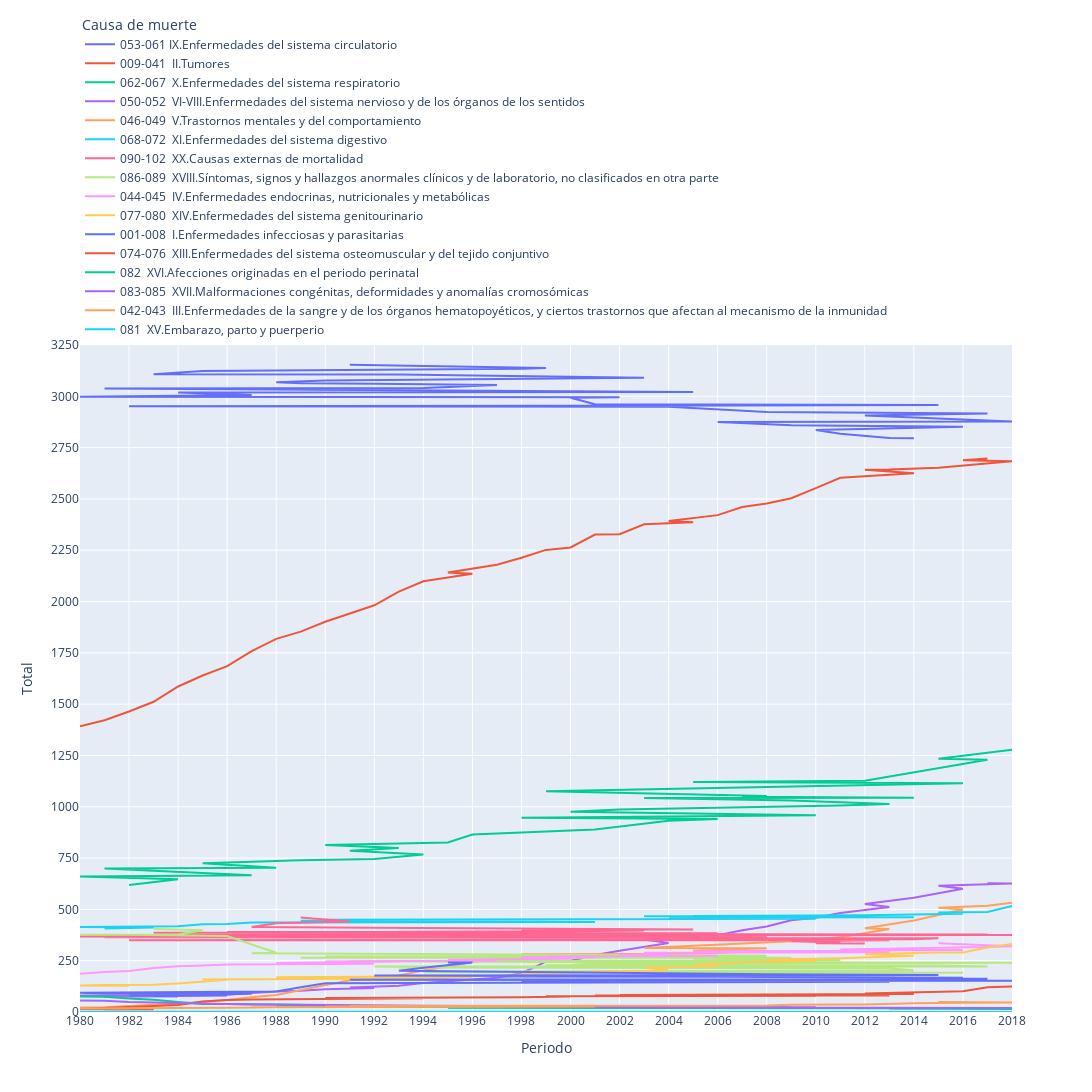

The notebook cell saved with this chart:
### Code cell
## 3.MAYOR CAUSA DE MUERTE HISTÓRICA & 4.CAUSA MENOS PREOUCPANTE pltly gráfico lineal

fig = px.line(mean_df, x = 'Periodo', y = 'Total', color="Causa de muerte", width=1200, height=1200)
fig.update_layout(
    legend=dict(
        yanchor="top",
        y=1.5,
        xanchor="left",
        x=0))
fig.update_xaxes(range=[mean_df['Periodo'].min(), mean_df['Periodo'].max()], dtick=2)
fig.update_yaxes(range=[0, 3250], dtick=250)

### Figure 1 — Plotly figure (JSON) as saved in the notebook; plotly's stock layout.template omitted (floating-point values rounded to 4 significant figures)
{"data": [{"hovertemplate": "Causa de muerte=053-061 IX.Enfermedades del sistema circulatorio<br>Periodo=%{x}<br>Total=%{y}<extra></extra>", "legendgroup": "053-061 IX.Enfermedades del sistema circulatorio", "line": {"color": "#636efa", "dash": "solid"}, "marker": {"symbol": "circle"}, "mode": "lines", "name": "053-061 IX.Enfermedades del sistema circulatorio", "orientation": "v", "showlegend": true, "type": "scatter", "x": [1991, 1999, 1998, 1985, 1983, 1993, 2003, 1996, 1990, 1988, 1989, 1992, 1995, 1997, 1994, 1986, 1981, 2005, 1984, 1987, 1980, 2002, 2000, 2001, 2015, 2007, 1982, 2004, 2008, 2017, 2012, 2018, 2006, 2009, 2016, 2010, 2011, 2013, 2014], "xaxis": "x", "y": [3153.0, 3137.0, 3134, 3124.0, 3108.0, 3107.0, 3090.0, 3085.0, 3077.0, 3068.0, 3064.0, 3061.0, 3058.0, 3056.0, 3040.0, 3038.0, 3038.0, 3022.0, 3019.0, 3007.0, 2997.0, 2995.0, 2993.0, 2962.0, 2957.0, 2955.0, 2952.0, 2949.0, 2924.0, 2916.0, 2907.0, 2878.0, 2875.0, 2858.0, 2852.0, 2836.0, 2817.0, 2797.0, 2795.0], "yaxis": "y"}, {"hovertemplate": "Causa de muerte=009-041  II.Tumores<br>Periodo=%{x}<br>Total=%{y}<extra></extra>", "legendgroup": "009-041  II.Tumores", "line": {"color": "#EF553B", "dash": "solid"}, "marker": {"symbol": "circle"}, "mode": "lines", "name": "009-041  II.Tumores", "orientation": "v", "showlegend": true, "type": "scatter", "x": [2017, 2016, 2018, 2015, 2013, 2012, 2014, 2011, 2010, 2009, 2008, 2007, 2006, 2004, 2005, 2003, 2002, 2001, 2000, 1999, 1998, 1997, 1995, 1996, 1994, 1993, 1992, 1991, 1990, 1989, 1988, 1987, 1986, 1985, 1984, 1983, 1982, 1981, 1980], "xaxis": "x", "y": [2697.0, 2689.0, 2684.0, 2652.0, 2643.0, 2643.0, 2626.0, 2603.0, 2553.0, 2503.0, 2477.0, 2460.0, 2421.0, 2392.0, 2386.0, 2377.0, 2328.0, 2327.0, 2264.0, 2252.0, 2213, 2179.0, 2141.0, 2135.0, 2099.0, 2048.0, 1982.0, 1942.0, 1901.0, 1853.0, 1818.0, 1759.0, 1685.0, 1640.0, 1586.0, 1512.0, 1464.0, 1422.0, 1392.0], "yaxis": "y"}, {"hovertemplate": "Causa de muerte=062-067  X.Enfermedades del sistema respiratorio<br>Periodo=%{x}<br>Total=%{y}<extra></extra>", "legendgroup": "062-067  X.Enfermedades del sistema respiratorio", "line": {"color": "#00cc96", "dash": "solid"}, "marker": {"symbol": "circle"}, "mode": "lines", "name": "062-067  X.Enfermedades del sistema respiratorio", "orientation": "v", "showlegend": true, "type": "scatter", "x": [2018, 2015, 2017, 2012, 2005, 2016, 1999, 2008, 2007, 2014, 2003, 2009, 2013, 2011, 2002, 2000, 2010, 1998, 2006, 2004, 2001, 1997, 1996, 1995, 1990, 1993, 1991, 1994, 1992, 1989, 1985, 1988, 1983, 1986, 1981, 1987, 1980, 1984, 1982], "xaxis": "x", "y": [1278.0, 1234.0, 1229.0, 1127.0, 1121.0, 1115.0, 1076.0, 1052.0, 1048.0, 1044.0, 1043.0, 1031.0, 1013.0, 1006.0, 986.4, 975.8, 958.7, 946.4, 940.7, 932.1, 889.6, 869.5, 864.6, 826.4, 814.3, 798.7, 785.6, 767.4, 745.0, 739.2, 725.3, 702.7, 700.6, 700.0, 699.2, 666.1, 659.7, 646.3, 618.5], "yaxis": "y"}, {"hovertemplate": "Causa de muerte=050-052  VI-VIII.Enfermedades del sistema nervioso y de los órganos de los sentidos<br>Periodo=%{x}<br>Total=%{y}<extra></extra>", "legendgroup": "050-052  VI-VIII.Enfermedades del sistema nervioso y de los órganos de los sentidos", "line": {"color": "#ab63fa", "dash": "solid"}, "marker": {"symbol": "circle"}, "mode": "lines", "name": "050-052  VI-VIII.Enfermedades del sistema nervioso y de los órganos de los sentidos", "orientation": "v", "showlegend": true, "type": "scatter", "x": [2017, 2018, 2015, 2016, 2014, 2012, 2013, 2011, 2010, 2009, 2008, 2007, 2006, 2005, 2003, 2004, 2002, 2001, 2000, 1999, 1998, 1997, 1996, 1995, 1994, 1993, 1991, 1992, 1990, 1989, 1988, 1987, 1986, 1985, 1980, 1983, 1982, 1984, 1981], "xaxis": "x", "y": [627.3, 625.7, 615.1, 600.9, 557, 525.9, 511.6, 482.2, 459.2, 447.1, 416.6, 398.2, 374.3, 373.7, 352.7, 336.3, 297.9, 278.0, 249.4, 245.3, 188.7, 167.3, 157.9, 149.3, 141.3, 128.3, 119.7, 117.2, 110.7, 103, 100.2, 92.14, 83.9, 82.05, 81, 80.5, 77.31, 76.74, 74.6], "yaxis": "y"}, {"hovertemplate": "Causa de muerte=046-049  V.Trastornos mentales y del comportamiento<br>Periodo=%{x}<br>Total=%{y}<extra></extra>", "legendgroup": "046-049  V.Trastornos mentales y del comportamiento", "line": {"color": "#FFA15A", "dash": "solid"}, "marker": {"symbol": "circle"}, "mode": "lines", "name": "046-049  V.Trastornos mentales y del comportamiento", "orientation": "v", "showlegend": true, "type": "scatter", "x": [2018, 2017, 2015, 2016, 2014, 2012, 2013, 2011, 2010, 2009, 2003, 2008, 2005, 2007, 2006, 2004, 1998, 2002, 1999, 2001, 2000, 1997, 1996, 1995, 1994, 1993, 1992, 1991, 1990, 1989, 1988, 1987, 1986, 1985, 1984, 1983, 1981, 1982, 1980], "xaxis": "x", "y": [532.8, 517.2, 507.9, 499.5, 445.4, 408.2, 404.2, 363.7, 352.9, 344.2, 311.2, 310.5, 298.5, 293.1, 288.3, 282.8, 280.9, 278.1, 274.3, 270.1, 265.5, 257.0, 243.6, 223.6, 201.9, 178.4, 162.0, 154.2, 129.6, 104.9, 83.21, 72.24, 58.9, 49.57, 40.4, 35.38, 23.45, 23.05, 21.43], "yaxis": "y"}, {"hovertemplate": "Causa de muerte=068-072  XI.Enfermedades del sistema digestivo<br>Periodo=%{x}<br>Total=%{y}<extra></extra>", "legendgroup": "068-072  XI.Enfermedades del sistema digestivo", "line": {"color": "#19d3f3", "dash": "solid"}, "marker": {"symbol": "circle"}, "mode": "lines", "name": "068-072  XI.Enfermedades del sistema digestivo", "orientation": "v", "showlegend": true, "type": "scatter", "x": [2018, 2017, 2015, 2016, 2012, 2007, 2005, 2011, 2003, 2009, 2008, 2014, 2013, 2004, 2006, 2010, 1999, 2002, 1998, 1996, 1990, 1991, 1989, 1997, 1992, 2000, 2001, 1994, 1993, 1988, 1995, 1987, 1986, 1985, 1984, 1980, 1983, 1982, 1981], "xaxis": "x", "y": [516.4, 486.8, 484.8, 478.5, 471.4, 467.9, 467.2, 466.1, 466.1, 465.6, 463.7, 461.5, 461.4, 460.9, 460.7, 454.7, 451.7, 451.1, 450.5, 449.1, 448.9, 448.6, 444.1, 439.9, 439.3, 438.5, 438.3, 437.9, 437.8, 437.4, 437.0, 435.7, 429.4, 427.9, 417.3, 414.4, 411.7, 409.4, 407.4], "yaxis": "y"}, {"hovertemplate": "Causa de muerte=090-102  XX.Causas externas de mortalidad<br>Periodo=%{x}<br>Total=%{y}<extra></extra>", "legendgroup": "090-102  XX.Causas externas de mortalidad", "line": {"color": "#FF6692", "dash": "solid"}, "marker": {"symbol": "circle"}, "mode": "lines", "name": "090-102  XX.Causas externas de mortalidad", "orientation": "v", "showlegend": true, "type": "scatter", "x": [1989, 1990, 1991, 1988, 1987, 1992, 2004, 2005, 1998, 2003, 2000, 1997, 1993, 1999, 1986, 1995, 1996, 1983, 2006, 1994, 2001, 2002, 2007, 2017, 1984, 2018, 2016, 1985, 1980, 2008, 1981, 2015, 2014, 1982, 2013, 2009, 2011, 2010, 2012], "xaxis": "x", "y": [460.3, 449.2, 441.3, 432.6, 414.5, 410.2, 405.8, 402.4, 401.5, 397.5, 393.8, 392.7, 391.2, 390.7, 389.6, 388.7, 388.7, 386.3, 384.3, 383.0, 380.9, 379.3, 379.0, 377.1, 376.3, 375.4, 373.0, 373.0, 368.2, 364.0, 364.0, 359.0, 354.8, 349.5, 349.5, 345.1, 338.9, 334.9, 333.4], "yaxis": "y"}, {"hovertemplate": "Causa de muerte=086-089  XVIII.Síntomas, signos y hallazgos anormales clínicos y de laboratorio, no clasificados en otra parte<br>Periodo=%{x}<br>Total=%{y}<extra></extra>", "legendgroup": "086-089  XVIII.Síntomas, signos y hallazgos anormales clínicos y de laboratorio, no clasificados en otra parte", "line": {"color": "#B6E880", "dash": "solid"}, "marker": {"symbol": "circle"}, "mode": "lines", "name": "086-089  XVIII.Síntomas, signos y hallazgos anormales clínicos y de laboratorio, no clasificados en otra parte", "orientation": "v", "showlegend": true, "type": "scatter", "x": [1983, 1985, 1984, 1981, 1980, 1982, 1986, 1988, 1987, 2008, 1990, 2007, 1989, 2009, 2003, 2005, 2010, 2011, 2006, 2004, 1991, 2002, 2018, 2012, 2001, 2000, 1999, 2015, 2017, 1992, 1996, 1993, 2013, 2014, 1997, 1995, 1998, 1994, 2016], "xaxis": "x", "y": [404.4, 398.1, 377.5, 377.2, 376.5, 376.0, 370.5, 288.5, 286.6, 273.8, 270.6, 270.4, 264.7, 264.0, 262.2, 261.2, 256.5, 252.7, 251.1, 250.1, 247.6, 242.1, 240.2, 238.5, 234.8, 229.5, 227.4, 226.3, 222.2, 221.3, 217.3, 216.7, 213.0, 202.0, 196.8, 195.3, 193.6, 193.4, 191.3], "yaxis": "y"}, {"hovertemplate": "Causa de muerte=044-045  IV.Enfermedades endocrinas, nutricionales y metabólicas<br>Periodo=%{x}<br>Total=%{y}<extra></extra>", "legendgroup": "044-045  IV.Enfermedades endocrinas, nutricionales y metabólicas", "line": {"color": "#FF97FF", "dash": "solid"}, "marker": {"symbol": "circle"}, "mode": "lines", "name": "044-045  IV.Enfermedades endocrinas, nutricionales y metabólicas", "orientation": "v", "showlegend": true, "type": "scatter", "x": [2015, 2018, 2017, 2014, 2012, 2011, 2016, 2010, 2009, 2005, 2008, 2007, 2013, 2003, 2004, 2002, 2006, 1999, 2001, 1998, 2000, 1995, 1996, 1997, 1991, 1994, 1990, 1993, 1989, 1988, 1992, 1987, 1986, 1985, 1984, 1983, 1982, 1981, 1980], "xaxis": "x", "y": [334.9, 320.6, 316.6, 309.8, 305.3, 304.5, 302.4, 300.0, 296.7, 295.7, 293.7, 291.4, 290.6, 289.2, 283.8, 276.0, 274.4, 271, 267.2, 266.9, 259.3, 255.0, 252.2, 250.6, 249.2, 247.3, 246.0, 245.5, 240.5, 239.0, 235.7, 234.9, 231.9, 226.9, 222.6, 213.9, 199.6, 194.7, 186.8], "yaxis": "y"}, {"hovertemplate": "Causa de muerte=077-080  XIV.Enfermedades del sistema genitourinario<br>Periodo=%{x}<br>Total=%{y}<extra></extra>", "legendgroup": "077-080  XIV.Enfermedades del sistema genitourinario", "line": {"color": "#FECB52", "dash": "solid"}, "marker": {"symbol": "circle"}, "mode": "lines", "name": "077-080  XIV.Enfermedades del sistema genitourinario", "orientation": "v", "showlegend": true, "type": "scatter", "x": [2018, 2017, 2016, 2015, 2012, 2013, 2014, 2011, 2009, 2008, 2010, 2007, 2005, 2006, 2003, 2004, 2002, 2001, 2000, 1998, 1999, 1997, 1990, 1989, 1992, 1988, 1996, 1991, 1993, 1994, 1995, 1987, 1985, 1986, 1984, 1983, 1981, 1980, 1982], "xaxis": "x", "y": [331.9, 314, 289.8, 289.7, 281.9, 278.3, 274.5, 262.2, 258.3, 251.9, 249.8, 242.1, 227.8, 223.9, 215.2, 203.2, 199.0, 197.1, 188.5, 185.5, 183.6, 175.2, 171.5, 171.3, 169.9, 169.1, 168.5, 167.5, 167.3, 164.7, 164.5, 158.6, 158.1, 157.0, 139.4, 132.4, 131.8, 128.6, 127.3], "yaxis": "y"}, {"hovertemplate": "Causa de muerte=001-008  I.Enfermedades infecciosas y parasitarias<br>Periodo=%{x}<br>Total=%{y}<extra></extra>", "legendgroup": "001-008  I.Enfermedades infecciosas y parasitarias", "line": {"color": "#636efa", "dash": "solid"}, "marker": {"symbol": "circle"}, "mode": "lines", "name": "001-008  I.Enfermedades infecciosas y parasitarias", "orientation": "v", "showlegend": true, "type": "scatter", "x": [1995, 1996, 1994, 1993, 2007, 2008, 2015, 2005, 1992, 2003, 1997, 2004, 2006, 2016, 2009, 2017, 2002, 1991, 2001, 1999, 2012, 2014, 2010, 2011, 2018, 1998, 2000, 2013, 1990, 1989, 1988, 1980, 1981, 1987, 1982, 1986, 1985, 1983, 1984], "xaxis": "x", "y": [241.4, 240.8, 215.5, 200.9, 185.3, 183.6, 180.2, 178.4, 178.3, 173.9, 172.9, 171.9, 171.5, 167.5, 162.9, 162.4, 160.4, 157.3, 156.1, 155.5, 155.2, 155.0, 154.5, 152.3, 152.3, 151.3, 149.6, 147.8, 139.9, 121.1, 100.4, 93.86, 90.02, 88.52, 80.29, 80.07, 79.43, 77.98, 76.95], "yaxis": "y"}, {"hovertemplate": "Causa de muerte=074-076  XIII.Enfermedades del sistema osteomuscular y del tejido conjuntivo<br>Periodo=%{x}<br>Total=%{y}<extra></extra>", "legendgroup": "074-076  XIII.Enfermedades del sistema osteomuscular y del tejido conjuntivo", "line": {"color": "#EF553B", "dash": "solid"}, "marker": {"symbol": "circle"}, "mode": "lines", "name": "074-076  XIII.Enfermedades del sistema osteomuscular y del tejido conjuntivo", "orientation": "v", "showlegend": true, "type": "scatter", "x": [2018, 2017, 2016, 2015, 2012, 2014, 2005, 2003, 2004, 2002, 2009, 2008, 2011, 2007, 2006, 2013, 2001, 2010, 1999, 2000, 1998, 1991, 1995, 1997, 1996, 1992, 1990, 1994, 1993, 1989, 1988, 1987, 1986, 1985, 1984, 1980, 1983, 1982, 1981], "xaxis": "x", "y": [123.9, 120.7, 101.3, 98.76, 89.67, 87.6, 85.62, 84.71, 84.43, 83.26, 82.4, 81.05, 80.64, 80.57, 80.07, 80.02, 79.81, 79.21, 76.38, 75.19, 72.14, 70.79, 70.33, 69.71, 68.88, 68.88, 67.79, 66.67, 65.79, 65.07, 64.55, 60.48, 58.36, 51.45, 34.07, 14.55, 13.98, 12.81, 11.71], "yaxis": "y"}, {"hovertemplate": "Causa de muerte=082  XVI.Afecciones originadas en el periodo perinatal<br>Periodo=%{x}<br>Total=%{y}<extra></extra>", "legendgroup": "082  XVI.Afecciones originadas en el periodo perinatal", "line": {"color": "#00cc96", "dash": "solid"}, "marker": {"symbol": "circle"}, "mode": "lines", "name": "082  XVI.Afecciones originadas en el periodo perinatal", "orientation": "v", "showlegend": true, "type": "scatter", "x": [1980, 1981, 1982, 1983, 1984, 1985, 1986, 1987, 1990, 1989, 1988, 1992, 1991, 1993, 2004, 2007, 2008, 2005, 1994, 2002, 2006, 2009, 2001, 2003, 1996, 1995, 2000, 2011, 2010, 2012, 1997, 1999, 1998, 2014, 2013, 2015, 2016, 2018, 2017], "xaxis": "x", "y": [75.95, 74.17, 65.57, 59.14, 48.71, 39.33, 38.43, 38.26, 32.45, 32.21, 31.1, 28.95, 28.36, 25.5, 23.86, 23.07, 22.48, 22.43, 22.02, 21.79, 21.69, 21.43, 21.29, 21.12, 20.69, 20.67, 20.45, 19.83, 19.79, 19.74, 19.1, 18.76, 18.55, 18.52, 16.98, 16.05, 15.17, 15, 14.98], "yaxis": "y"}, {"hovertemplate": "Causa de muerte=083-085  XVII.Malformaciones congénitas, deformidades y anomalías cromosómicas<br>Periodo=%{x}<br>Total=%{y}<extra></extra>", "legendgroup": "083-085  XVII.Malformaciones congénitas, deformidades y anomalías cromosómicas", "line": {"color": "#ab63fa", "dash": "solid"}, "marker": {"symbol": "circle"}, "mode": "lines", "name": "083-085  XVII.Malformaciones congénitas, deformidades y anomalías cromosómicas", "orientation": "v", "showlegend": true, "type": "scatter", "x": [1980, 1981, 1982, 1983, 1984, 1985, 1986, 1987, 1988, 1992, 1991, 1993, 1990, 1989, 1994, 1996, 1997, 1995, 1999, 1998, 2000, 2003, 2004, 2002, 2010, 2005, 2001, 2006, 2008, 2011, 2007, 2009, 2016, 2018, 2014, 2012, 2017, 2015, 2013], "xaxis": "x", "y": [55.55, 55.07, 48.24, 45.81, 41.71, 38.62, 37.55, 36.26, 36.02, 34.67, 33.9, 33, 32.9, 32.9, 30.88, 28.98, 28.36, 27.98, 27.19, 27.05, 26.48, 24.5, 23.86, 23.5, 23.12, 22.9, 22.74, 22.24, 22, 21.9, 21.19, 21.17, 20.14, 20.07, 19.71, 19.6, 19.38, 19.1, 18.05], "yaxis": "y"}, {"hovertemplate": "Causa de muerte=042-043  III.Enfermedades de la sangre y de los órganos hematopoyéticos, y ciertos trastornos que afectan al mecanismo de la inmunidad<br>Periodo=%{x}<br>Total=%{y}<extra></extra>", "legendgroup": "042-043  III.Enfermedades de la sangre y de los órganos hematopoyéticos, y ciertos trastornos que afectan al mecanismo de la inmunidad", "line": {"color": "#FFA15A", "dash": "solid"}, "marker": {"symbol": "circle"}, "mode": "lines", "name": "042-043  III.Enfermedades de la sangre y de los órganos hematopoyéticos, y ciertos trastornos que afectan al mecanismo de la inmunidad", "orientation": "v", "showlegend": true, "type": "scatter", "x": [2015, 2017, 2018, 2016, 2014, 2013, 2012, 2011, 2010, 2009, 2008, 1998, 2005, 2004, 2007, 1994, 1993, 1997, 1996, 2002, 1995, 1991, 2003, 2006, 2000, 1992, 1990, 1999, 2001, 1989, 1987, 1988, 1986, 1985, 1984, 1983, 1981, 1980, 1982], "xaxis": "x", "y": [48.29, 46.98, 46.33, 44.9, 42.48, 39.02, 37.02, 36.38, 36.17, 34.95, 31.95, 31.93, 31.33, 30.74, 30.69, 30.24, 30.05, 30.05, 30.05, 29.9, 29.88, 29.69, 29.62, 29.21, 28.81, 27.57, 26.93, 26.76, 26.62, 25.55, 22.74, 22.64, 20.98, 20.21, 19.12, 17.62, 17.4, 16.93, 15.69], "yaxis": "y"}, {"hovertemplate": "Causa de muerte=081  XV.Embarazo, parto y puerperio<br>Periodo=%{x}<br>Total=%{y}<extra></extra>", "legendgroup": "081  XV.Embarazo, parto y puerperio", "line": {"color": "#19d3f3", "dash": "solid"}, "marker": {"symbol": "circle"}, "mode": "lines", "name": "081  XV.Embarazo, parto y puerperio", "orientation": "v", "showlegend": true, "type": "scatter", "x": [1980, 1982, 1981, 1983, 1984, 1986, 2008, 1990, 2004, 1987, 1988, 1985, 2010, 2003, 1992, 2013, 2005, 2009, 2001, 2015, 1999, 2016, 2000, 2002, 2011, 2006, 2017, 1994, 1991, 2007, 1993, 1989, 1995, 1996, 1998, 2012, 2014, 1997, 2018], "xaxis": "x", "y": [1.5, 1.286, 1.214, 0.881, 0.5714, 0.5714, 0.5714, 0.5238, 0.5, 0.5, 0.5, 0.4762, 0.4762, 0.4762, 0.4524, 0.4286, 0.4286, 0.4048, 0.4048, 0.3571, 0.3571, 0.3571, 0.3333, 0.3333, 0.3333, 0.3333, 0.3095, 0.3095, 0.3095, 0.3095, 0.2857, 0.2857, 0.2619, 0.2619, 0.2381, 0.2381, 0.2143, 0.1905, 0.1667], "yaxis": "y"}], "layout": {"height": 1200, "legend": {"title": {"text": "Causa de muerte"}, "tracegroupgap": 0, "x": 0, "xanchor": "left", "y": 1.5, "yanchor": "top"}, "margin": {"t": 60}, "width": 1200, "xaxis": {"anchor": "y", "domain": [0, 1], "dtick": 2, "range": [1980, 2018], "title": {"text": "Periodo"}}, "yaxis": {"anchor": "x", "domain": [0, 1], "dtick": 250, "range": [0, 3250], "title": {"text": "Total"}}}}
